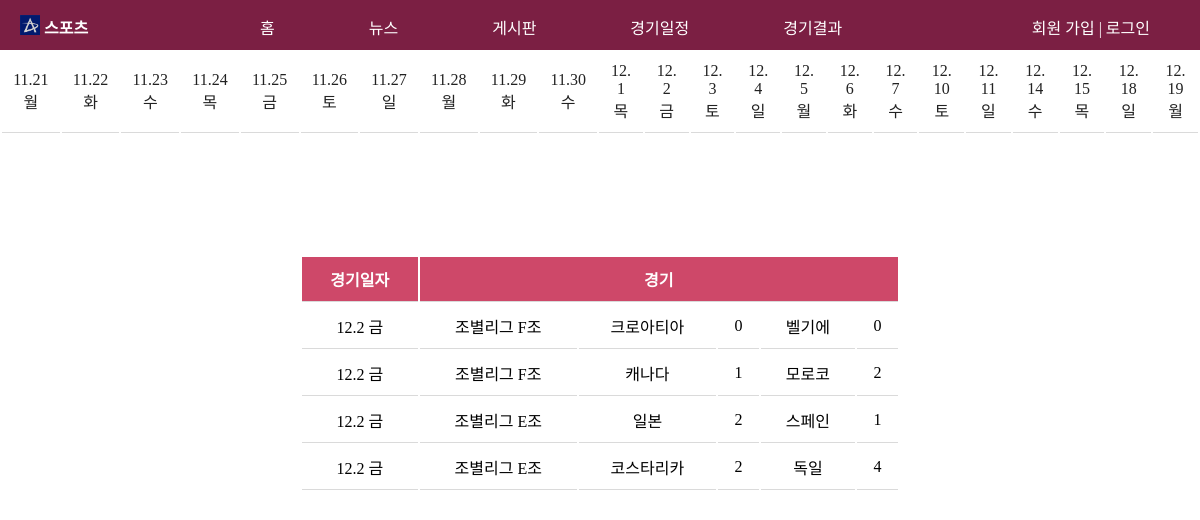
The page /schedule_12.php on the database its author committed.
### tables this page shows
create table result (
	  day  varchar(10) not null
	, league char(20) not null
  	, A_name char(20)
  	, A_goal int
  	, B_name char(20)
  	, B_goal int
  );

### schedule_12.php (the view, shortened to what this page needs)
<!doctype html>
<html>
  <head>
 <link rel="stylesheet" type="text/css" href="./css/common2.css">
 <link rel="stylesheet" type="text/css" href="./css/schedule.css">
  </head>
  <body>
    <header>
        <?php include "header.php";?>
    </header>
    <table>
    <tr>
    <td><a href="schedule_1.php">11.21 월</a></td>
    <td><a href="schedule_2.php">11.22 화</a></td>
    <td><a href="schedule_3.php">11.23 수</a></td>
    <td><a href="schedule_4.php">11.24 목</a></td>
    <td><a href="schedule_5.php">11.25 금</a></td>
    <td><a href="schedule_6.php">11.26 토</a></td>
    <td><a href="schedule_7.php">11.27 일</a></td>
    <td><a href="schedule_8.php">11.28 월</a></td>
    <td><a href="schedule_9.php">11.29 화</a></td>
    <td><a href="schedule_10.php">11.30 수</a></td>
    <td><a href="schedule_11.php">12. 1 목</a></td>
    <td><a href="schedule_12.php">12. 2 금</a></td>
    <td><a href="schedule_13.php">12. 3 토</a></td>
    <td><a href="schedule_14.php">12. 4 일</a></td>
    <td><a href="schedule_15.php">12. 5 월</a></td>
    <td><a href="schedule_16.php">12. 6 화</a></td>
    <td><a href="schedule_17.php">12. 7 수</a></td>
    <td><a href="schedule_18.php">12. 10 토</a></td>
    <td><a href="schedule_19.php">12. 11 일</a></td>
    <td><a href="schedule_20.php">12. 14 수</a></td>
    <td><a href="schedule_21.php">12. 15 목</a></td>
    <td><a href="schedule_22.php">12. 18 일</a></td>
    <td><a href="schedule_23.php">12. 19 월</a></td>
  </tr>
    </table>
        <table class = "down">
        <tr class = "dr">
          <th>경기일자</th>
          <th colspan = "5">경기</th>
        </tr>
        <?php
          $jb_conn = mysqli_connect('localhost', 'root', '', 'worldcup' );
          $jb_sql = "SELECT * FROM result where day = '12.2 금';";
          $jb_result = mysqli_query( $jb_conn, $jb_sql );
          while( $jb_row = mysqli_fetch_array( $jb_result ) ) {
            echo '<tr><td>'
            . $jb_row[ 'day' ]
            . '</td><td>'
            . $jb_row[ 'league' ]
            . '</td><td>'
            . $jb_row[ 'A_name' ]
            . '</td><td>'
            . $jb_row[ 'A_goal' ]
            . '</td><td>'
            . $jb_row[ 'B_name' ]
            . '</td><td>'
            . $jb_row[ 'B_goal' ]
            . '</td></tr>';
         }
        ?>
  </body>
</html>

### css/common2.css (style rules this page uses)
* { padding: 0; margin: 0; }
a { display: inline-block; text-decoration: none; }
a:link { color: #222222; }

### css/schedule.css (style rules this page uses)
table { width: 100%; }
th, td { padding: 10px; border-bottom: 1px solid #dadada; }
td { text-align : center; }
.down { margin-left: auto; margin-right: auto; margin-top : 10%; width : 50%; background-color : white; }
.dr { color: #fff; background: #ce4869 ; align : center; }

### rows shown on the page
result: day "12.2 금", league "조별리그 F조", A_name "크로아티아", A_goal "0", B_name "벨기에", B_goal "0"
result: day "12.2 금", league "조별리그 F조", A_name "캐나다", A_goal "1", B_name "모로코", B_goal "2"
result: day "12.2 금", league "조별리그 E조", A_name "일본", A_goal "2", B_name "스페인", B_goal "1"
result: day "12.2 금", league "조별리그 E조", A_name "코스타리카", A_goal "2", B_name "독일", B_goal "4"
